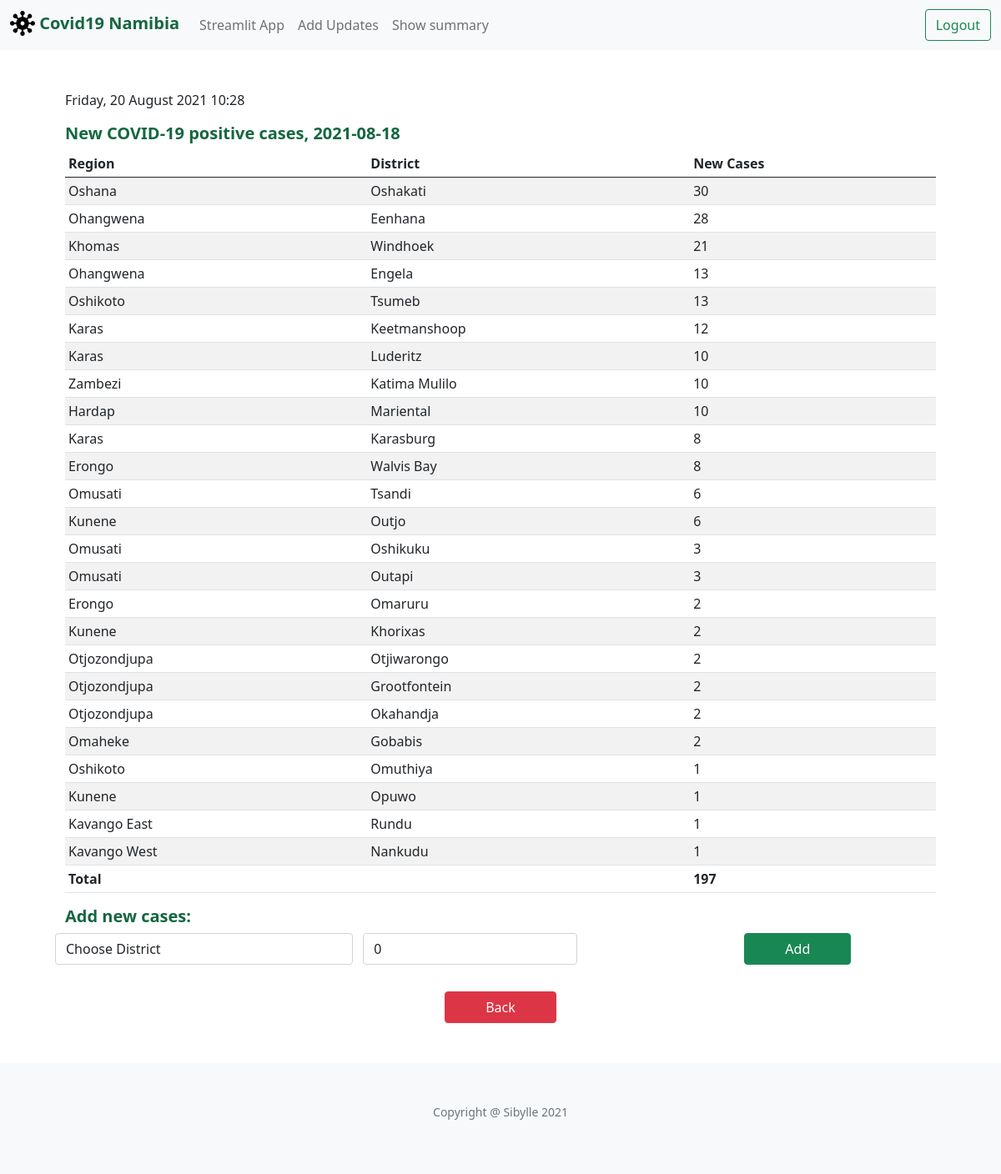
The app's page /add_cases (signed in) with its own data.
### tables this page shows
CREATE TABLE districts(id INTEGER PRIMARY KEY, district TEXT NOT NULL, region TEXT NOT NULL);

### application.py (the view)
@app.route("/add_cases", methods=["GET", "POST"])
@login_required
def add_cases():
    now=datetime.now(timezone("Africa/Johannesburg"))
    date_now=now.date()
    row = db.execute("SELECT * FROM active_date")
    new_date_str=row[0]['active_date']
    new_date = datetime.strptime(new_date_str, '%Y-%m-%d').date()
    if request.method == "POST":
        if not request.form.get("district"):
            return apology("must provide district", 400)
        if not request.form.get("new_cases"):
            no_cases=0
        else:
            no_cases=int(request.form.get("new_cases"))
        district = request.form.get("district")
        check=db.execute("SELECT * FROM cases WHERE cases_date LIKE ? AND district LIKE ? ", new_date,district)
        if len(check)== 1:
            return render_template("update_cases.html",new_date=new_date,check=check[0],now=now)
        db.execute("INSERT INTO cases(cases_date,district,new_cases,update_date) VALUES (?,?,?,?)", new_date,district,no_cases,date_now)
        district_list=[]
        temp = db.execute("SELECT DISTINCT district FROM districts")
        for d in temp:
            district_list.append(d['district'])
        district_list.append('unknown')
        rows = db.execute("SELECT * FROM cases JOIN districts ON cases.district = districts.district WHERE cases_date LIKE ? ORDER BY new_cases DESC", new_date)
        return render_template("add_cases.html",new_date=new_date,district_list=district_list,new_cases=rows,now=now)
    else:
        district_list=[]
        temp = db.execute("SELECT DISTINCT district FROM districts")
        for d in temp:
            district_list.append(d['district'])
        district_list.append('unknown')
        rows = db.execute("SELECT * FROM cases JOIN districts ON cases.district = districts.district WHERE cases_date LIKE ? ORDER BY new_cases DESC", new_date)
        return render_template("add_cases.html",new_date=new_date,district_list=district_list,new_cases=rows,now=now)

### application.py (called while the page is built)
def login_required(f):
    @wraps(f)
    def decorated_function(*args, **kwargs):
        if session.get("user_id") is None:
            return redirect("/login")
        return f(*args, **kwargs)
    return decorated_function

@app.after_request
def after_request(response):
    response.headers["Cache-Control"] = "no-cache, no-store, must-revalidate"
    response.headers["Expires"] = 0
    response.headers["Pragma"] = "no-cache"
    return response

### templates/add_cases.html (shortened to what this page needs)
{% extends "layout.html" %}
{% block main %}
  <p>{{ now.strftime("%A, %d %B %Y %H:%M") }}</p>
  <h5>New COVID-19 positive cases, {{ new_date }}</h5>
  <table class="table table-sm table-striped">
    <thead>
        <tr>
            <th scope="col">Region</th>
            <th scope="col">District</th>
            <th scope="col">New Cases</th>
        </tr>
    </thead>
    <tbody>
        {% if new_cases %}
        {% for row in new_cases %}
        <tr>
            <td class="text-left">{{ row.region }}</td>
            <td class="text-left">{{ row.district }}</td>
            <td class="text-left">{{ row.new_cases }}</td>
        </tr>
        {% endfor %}
        <tr>
            <td class="text-left" colspan="2"><strong>Total</strong></td>
            <td class="text-left"> <strong>{{ new_cases|sum("new_cases") }}</strong>
        </tr>
        {% endif %}
    </tbody>
  </table>
  <form action="/add_cases" method="post">
        <h5> Add new cases:</h5>
        <div class="row">
            <select class="form-control col mb-2" name="district">
                <option disabled selected value="">Choose District</option>
            </select>
            <div class="form-group col mb-2">
                <input autocomplete="off" autofocus class="form-control" name="new_cases" placeholder="0" value="0" type="number">
            </div>
            <div class="col text-center">
                <button class="btn btn-success px-5" type="submit">Add</button>
            </div>
        </div>
  </form>
  <div class="text-center mt-4">
      <a class="btn btn btn-danger px-5" href="./" role="button">Back</a>
  </div>
{% endblock %}

### static/styles.css (style rules this page uses)
body { font-weight: 400; font-style: normal; font-size: 16px; opacity: 1; visibility: visible; }
h2,h5 { color: #146740; font-weight:600; }
.form-control { display: inline-block; width: auto; }

### records on screen
districts: region "Oshana", district "Oshakati", new_cases "30"
districts: region "Ohangwena", district "Eenhana", new_cases "28"
districts: region "Khomas", district "Windhoek", new_cases "21"
districts: region "Ohangwena", district "Engela", new_cases "13"
districts: region "Oshikoto", district "Tsumeb", new_cases "13"
districts: region "Karas", district "Keetmanshoop", new_cases "12"
districts: region "Karas", district "Luderitz", new_cases "10"
districts: region "Zambezi", district "Katima Mulilo", new_cases "10"
districts: region "Hardap", district "Mariental", new_cases "10"
districts: region "Karas", district "Karasburg", new_cases "8"
districts: region "Erongo", district "Walvis Bay", new_cases "8"
districts: region "Omusati", district "Tsandi", new_cases "6"
districts: region "Kunene", district "Outjo", new_cases "6"
districts: region "Omusati", district "Oshikuku", new_cases "3"
districts: region "Omusati", district "Outapi", new_cases "3"
districts: region "Erongo", district "Omaruru", new_cases "2"
districts: region "Kunene", district "Khorixas", new_cases "2"
districts: region "Otjozondjupa", district "Otjiwarongo", new_cases "2"
districts: region "Otjozondjupa", district "Grootfontein", new_cases "2"
districts: region "Otjozondjupa", district "Okahandja", new_cases "2"
districts: region "Omaheke", district "Gobabis", new_cases "2"
districts: region "Oshikoto", district "Omuthiya", new_cases "1"
districts: region "Kunene", district "Opuwo", new_cases "1"
districts: region "Kavango East", district "Rundu", new_cases "1"
districts: region "Kavango West", district "Nankudu", new_cases "1"

### other values on screen
{{ now.strftime("%A, %d %B %Y %H:%M") }} "Friday, 20 August 2021 10:28"
{{ new_date }} "2021-08-18"
{{ new_cases|sum("new_cases") }} "197"
